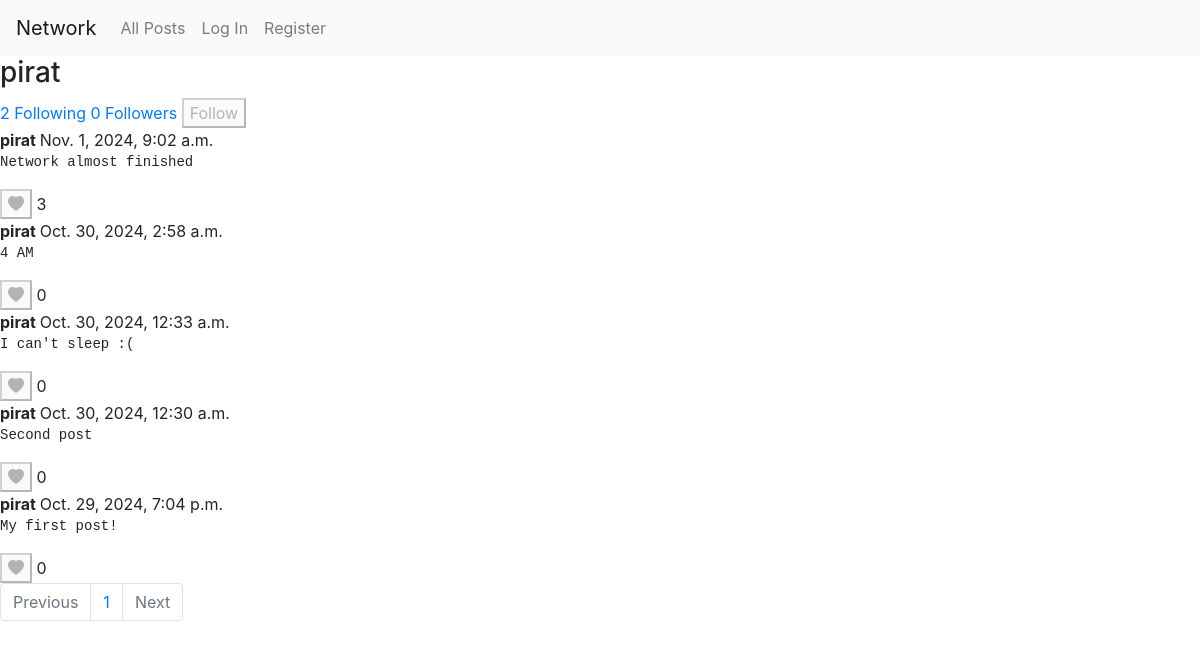
The page /user/2/ on the database its author committed.
### network/models.py (models this page shows, shortened)
class User(AbstractUser):
    following = models.ManyToManyField("self", symmetrical=False, related_name="followers")

class Post(models.Model):
    user = models.ForeignKey(User, on_delete=models.CASCADE, related_name="posts")
    body = models.TextField(blank=True)
    timestamp = models.DateTimeField(auto_now_add=True)
    likes = models.ManyToManyField(User, blank=True, related_name="liked_posts")

### network/views.py (the view)
# urls.py: path("user/<int:id>/", views.user_profile, name="user_profile"),
def user_profile(request, id):
    owner = User.objects.get(pk=id)
    posts = Post.objects.filter(user=owner).order_by("-timestamp")
    paginator = Paginator(posts, 10)
    page_number = request.GET.get('page')
    page = paginator.get_page(page_number)
    if request.user.is_authenticated:
        is_following = request.user.following.filter(pk=owner.id).exists()
        return render(request, "network/profile.html",{
            "paginator": paginator,
            "owner": owner,
            "page_data": page,
            "is_following": is_following
            })
    else:
        return render(request, "network/profile.html",{
            "paginator": paginator,
            "owner": owner,
            "page_data": page
            })

### network/templates/network/profile.html (shortened to what this page needs)
{% extends "network/layout.html" %}
{% load static %}
{% block body %}
<div class="profile">
    <h3 class="username"> {{owner}} </h3>
    <a href="{% url 'following' owner.id %}"> {{owner.following.count}} Following </a>
    <a href="{% url 'followers' owner.id %}">{{owner.followers.count}} Followers </a>
    {% if user.is_authenticated and user.id != owner.id%}
        <button id="follow" data-user-id={{owner.id}}>
            {% if is_following %} Unfollow {% else %} Follow {% endif %}
        </button>
    {% elif not user.is_authenticated %}
        <button disabled data-tooltip="You must be logged in"> Follow </button>
    {% endif %}
</div>
<div class="feed">
    {% for post in page_data%}
    <div class="post" data-post-id="{{ post.id }}">
        <div>
            <b> {{owner}} </b>
            <span> {{post.timestamp}} </span>
        </div>
        <pre class="post-body" >{{post.body}}</pre>
        {% if user.is_authenticated %}
            {% if user in post.likes.all %}
                <button class="like-btn" data-post-id="{{ post.id }}"><i class="bi bi-heart-fill"></i></button>
            {% else %}
                <button class="like-btn" data-post-id="{{ post.id }}"><i class="bi bi-heart"></i></button>
            {% endif %}
        {% else %}
            <button id="like-btn-disabled" class="like-btn" disabled ><i class="bi bi-heart-fill"></i></button>
        {% endif %}
    <span class="like-count" data-post-id="{{ post.id }}">{{ post.likes.count }}</span>
    </div>
    {% endfor %}
</div>
<ul class="pagination">
    {% if page_data.has_previous %}
        <a class="page-link" href="/user/{{owner.id}}/?page={{page_data.previous_page_number}}">Previous</a>
    {% else %}
    <li class="page-item disabled">
        <a class="page-link" tabindex="-1">Previous</a>
    </li>
    {% endif %}
    {% for page in paginator.page_range %}
        <li class="page-item"><a class="page-link" href="/user/{{owner.id}}/?page={{page}}">{{page}}</a></li>
    {% endfor %}
    {% if page_data.has_next %}
        <a class="page-link" id="next-page" href="/user/{{owner.id}}/?page={{page_data.next_page_number}}">Next</a>
    {% else %}
        <li class="page-item disabled">
            <a class="page-link" >Next</a>
        </li>
    {% endif %}
</ul>
{% endblock %}

### network/static/network/styles.css (style rules this page uses)
button:disabled { position:relative; }
button:disabled::after { content:attr(data-tooltip); position: absolute; left: 120%; bottom: 10%; text-wrap:nowrap; border: 1px solid; border-radius: 10px; padding: 2px; background-color:rgb(236, 236, 118); opacity: 0; transition: opacity 0.8s; visibility: hidden; font-size: small; }

### rows shown on the page
User: username "pirat", following.count "2", followers.count "0"
Post: timestamp "Nov. 1, 2024, 9:02 a.m.", body "Network almost finished", likes.count "3"
Post: timestamp "Oct. 30, 2024, 2:58 a.m.", body "4 AM", likes.count "0"
Post: timestamp "Oct. 30, 2024, 12:33 a.m.", body "I can't sleep :(", likes.count "0"
Post: timestamp "Oct. 30, 2024, 12:30 a.m.", body "Second post", likes.count "0"
Post: timestamp "Oct. 29, 2024, 7:04 p.m.", body "My first post!", likes.count "0"

### other values the page prints
{{ page }} "1"
